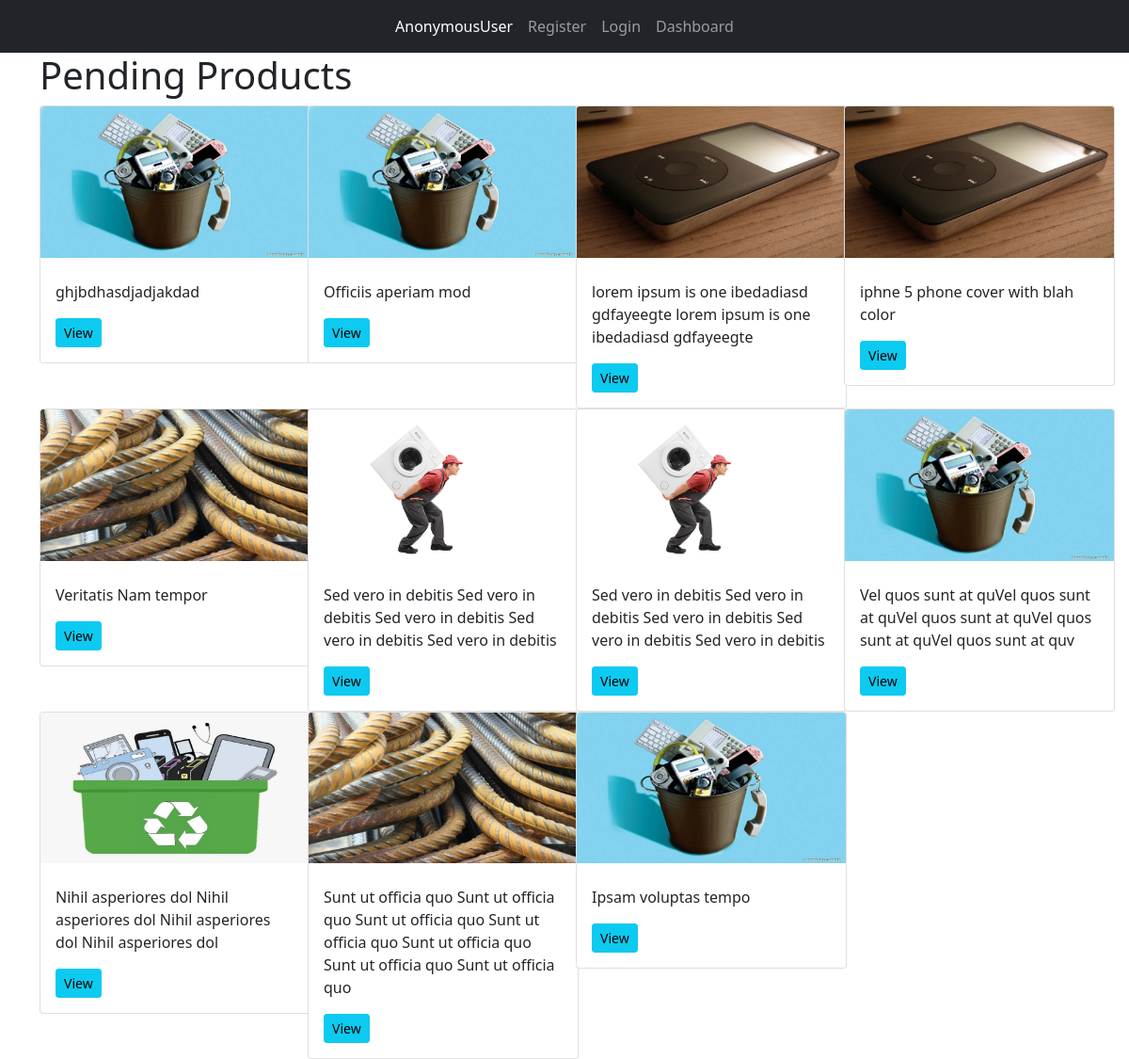
/product/pending-product, run on an earlier commit of the app's database.
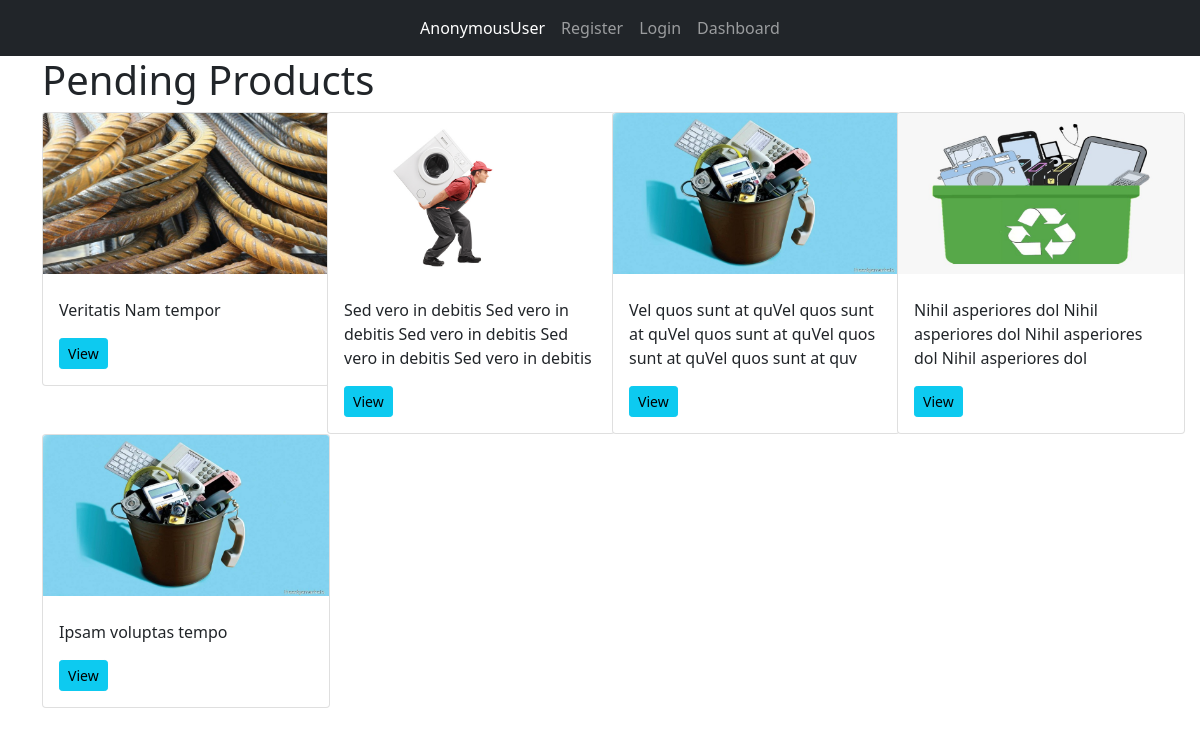
And on a later commit of the database.
### products/models.py (models this page shows, shortened)
class Product(models.Model):
    AVAILABILITY = (
        ('Available', 'Available'),
        ('UnAvailable', 'UnAvailable'),
    )
    STATUS = (
        ('Collected', 'Collected'),
        ('Pending', 'Pending'), ('Denied', 'Denied'),
    )
    PRO_CATEGORY = (
        ('Published', 'Published'),
        ('Waste', 'Waste')
    )
    user = models.ForeignKey(UsersAccount, on_delete=models.DO_NOTHING)
    category = models.ForeignKey(Category, on_delete=models.DO_NOTHING)
    product_name = models.CharField(max_length=100)
    product_image = models.ImageField(upload_to='media')
    description = models.TextField()
    created_date = models.DateField(auto_now_add=True)
    collected_date = models.DateField()
    quantity = models.IntegerField()
    status = models.CharField(max_length=10, choices=STATUS, default='Pending')
    availability = models.CharField(max_length=20, choices=AVAILABILITY, default='Available')
    available_quantity = models.IntegerField(default=0)
    published = models.BooleanField(default=False)
    pro_category = models.CharField(max_length=20, choices=PRO_CATEGORY, default=None, null=True)
    payed = models.BooleanField(default=False)
    desired_price = models.DecimalField(max_digits=10, decimal_places=0, default=0)
    buying_price = models.DecimalField(max_digits=10, decimal_places=0, default=0)
    selling_price = models.DecimalField(max_digits=10, decimal_places=0, default=0)
    district = models.ForeignKey(District, on_delete=models.SET_NULL, null=True)
    sector = models.CharField(max_length=100)
    cell = models.CharField(max_length=100)
    village = models.CharField(max_length=100)
    road_number = models.CharField(max_length=100, null=True, blank=True)
    house_number = models.CharField(max_length=100, null=True, blank=True)
    location_description = models.TextField(max_length=150, null=True, blank=True)
    class Meta:
        ordering = ['-created_date']

### products/views.py (the view)
# urls.py: path('pending-product', productStatus, name='pending'),
def productStatus(request):
    pending = Product.objects.filter(status='Pending')
    rejected = Product.objects.filter(status='Rejected')
    collected = Product.objects.filter(status='Collected')
    context = {
        'pending': pending,
        'rejected': rejected,
        'collected': collected,
    }
    return render(request, 'productStatus.html', context)

### templates/productStatus.html (shortened to what this page needs)
{% extends 'base.html' %}
{% block content %}
    <div class="container">
        {% with url_name=request.resolver_match.url_name %}
            {% if url_name == 'pending' %}
                <h1>Pending Products</h1>
                <div class="row">
                    {% for product in pending %}
                    <div class="col-3">
                        <div class="card" style="width: 18rem;">
                          <img src="{{ product.product_image.url }}" class="card-img-top" alt="image for {{ product.product }}">
                          <div class="card-body">
                            <p class="card-text">{{ product.description|truncatewords:40 }}</p>
                            <a href="{% url 'details' product.id %}" class="btn btn-info btn-sm">View</a>
                          </div>
                        </div>
                    </div>
                    {% endfor %}
                </div>
            {% endif %}
        {% endwith %}
    </div>
{% endblock %}

What changed in the data, as far as the page shows it:
no longer on this page (row edited): Product: product_image (picture), description "ghjbdhasdjadjakdad"
no longer on this page (row edited): Product: product_image (picture), description "Officiis aperiam mod"
no longer on this page (row edited): Product: product_image (picture), description "lorem ipsum is one ibedadiasd gdfayeegte lorem ipsum is one ibedadiasd gdfayeegte"
no longer on this page (row edited): Product: product_image (picture), description "iphne 5 phone cover with blah color"
no longer on this page (row edited): Product: product_image (picture), description "Sed vero in debitis Sed vero in debitis Sed vero in debitis Sed vero in debitis Sed vero in debitis"
no longer on this page (row edited): Product: product_image (picture), description "Sunt ut officia quo Sunt ut officia quo Sunt ut officia quo Sunt ut officia quo Sunt ut officia quo Sunt ut officia quo Sunt ut officia quo"
